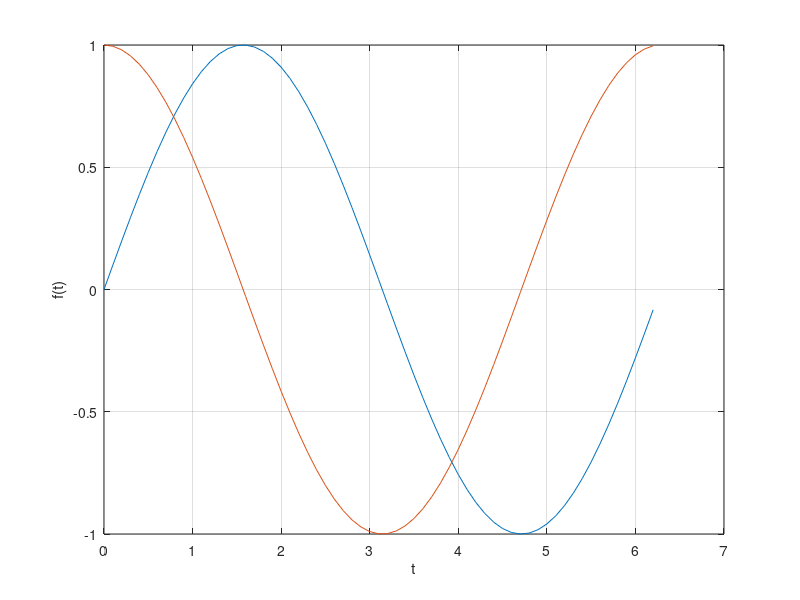

MATLAB code to generate this figure:
clc;
clear all;
close all;

t = 0 : 0.1 : 2*pi % start at 0/ increment by 0.1 / until 2pi
t1 = 0 : 0.1 : 2*pi
g = cos(t);
f = sin(t);
plot(t,f)
hold on
plot(t1,g);
xlabel('t'); ylabel('f(t)');
grid on
x = diff(g);
